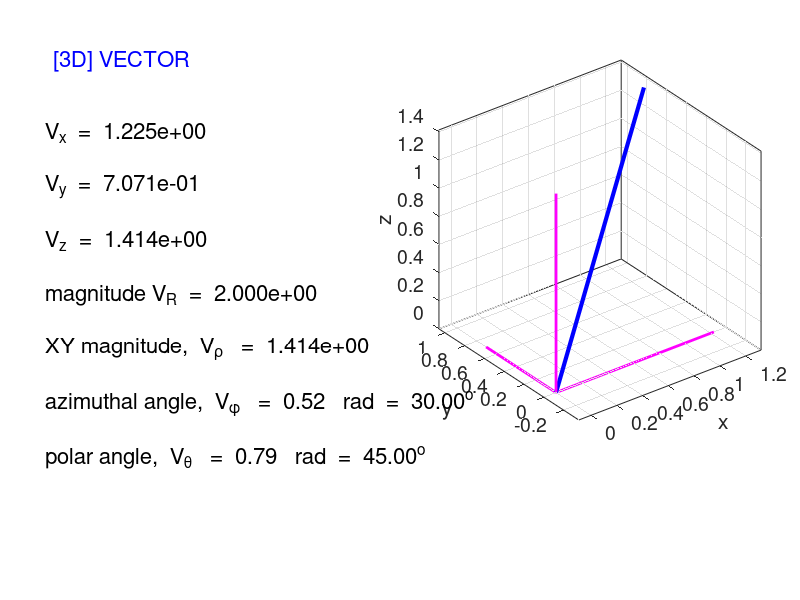

This chart was generated by the following MATLAB code:
% cemVectorsA.m
% 10 march 2016
% Ian Cooper
% School of Physics, University of Sydney
% ../mphome.htm

% Orthogonal components of a [3D] vector
% Inputs: V(1)   V(2)   V(3)   Cartesian component of vector V
% Outputs:   Cylindical components Vrho   Vphi   Vz
% Outputs:   Spherical components  Vtheta   Vphi   VR

clear all
close all
clc

% INPUT vector in Cartesian components ------------------------------------ 
    V = [sqrt(3/2) sqrt(1/2) sqrt(2)];

% CALCULATIONS ------------------------------------------------------------
% angles calculated in radians
% angles from radians to degrees  VthetaD and VphiD
   [Vphi, Vrho, Vz]   = cart2pol(V(1),V(2),V(3));
   [Vtheta, Vphi, VR] = cart2sph(V(1),V(2),V(3));
  
   VphiD = rad2deg(Vphi);
   VthetaD = rad2deg(Vtheta);
  
% GRAPHICS ---------------------------------------------------------------  
figure(1)
   set(gcf,'units','normalized','position',[0.2 0.1 0.5 0.5]);
   fs = 16;
   pos = [0.5 0.3 0.5 0.6];
   subplot('Position',pos);

   % vector V
   xP = [0 V(1)]; yP = [0 V(2)]; zP = [0, V(3)];
   h = plot3(xP,yP,zP);
   set(h,'color',[0 0 1],'linewidth',3);
  
   hold on
% Vx
   xP = [0 V(1)]; yP = [0 0];     % 
   h = plot(xP,yP);
   set(h,'color',[1 0 1],'linewidth',2);
% Vy
   xP = [0 0]; yP = [0 V(2)];
   h = plot(xP,yP);
   set(h,'color',[1 0 1],'linewidth',2);
% Vz
   xP = [0 0]; yP = [0 0]; zP =[0 V(3)];
   h = plot3(xP,yP,zP);
   set(h,'color',[1 0 1],'linewidth',2);

   
   xlabel('x'); ylabel('y'); zlabel('z');
   grid on
   axis equal
   box on
   set(gca,'fontsize',14);
 
 %   Text output 
   pos2 = [0.05 0.3 0.35 0.6];
   subplot('Position',pos2);
   axis([0 100 0 100]);
   
   h = text(5,100,'[3D] VECTOR');
   set(h,'fontsize',fs,'color',[0 0 1]);
   
   d = 15; tx = 2; ty = 80;
     
   tm1 = 'V_x  =  ';
   tm2 = num2str(V(1),'%2.3e\n');
   tm = [tm1 tm2];
   text(tx,ty,tm,'fontsize',fs);
   
   tm1 = 'V_y  =  ';
   tm2 = num2str(V(2),'%2.3e\n');
   tm = [tm1 tm2];
   ty = ty-d;
   text(tx,ty,tm,'fontsize',fs);
   
   tm1 = 'V_z  =  ';
   tm2 = num2str(V(3),'%2.3e\n');
   tm = [tm1 tm2];
   ty = ty-d;
   text(tx,ty,tm,'fontsize',fs);
   
   tm1 = 'magnitude V_R  =  ';
   tm2 = num2str(VR,'%2.3e\n');
   tm = [tm1 tm2];
   ty = ty-d;
   text(tx,ty,tm,'fontsize',fs);
   
   tm1 = 'XY magnitude,  V_\rho   =  ';
   tm2 = num2str(Vrho,'%2.3e\n');
   tm = [tm1 tm2];
   ty = ty-d;
   text(tx,ty,tm,'fontsize',fs);
   
   tm1 = 'azimuthal angle,  V_\phi   =  ';
   tm2 = num2str(Vtheta,'%2.2f\n');
   tm3 = '   rad  =  ';
   tm4 = num2str(VthetaD,'%2.2f\n');
   tm5 = '^o';
   tm = [tm1 tm2 tm3 tm4 tm5];
   ty = ty-d;
   text(tx,ty,tm,'fontsize',fs);
   
   tm1 = 'polar angle,  V_\theta   =  ';
   tm2 = num2str(Vphi,'%2.2f\n');
   tm3 = '   rad  =  ';
   tm4 = num2str(VphiD,'%2.2f\n');
   tm = [tm1 tm2 tm3 tm4 tm5];
   ty = ty-d;
   text(tx,ty,tm,'fontsize',fs);
   
   
   box on
   axis off
